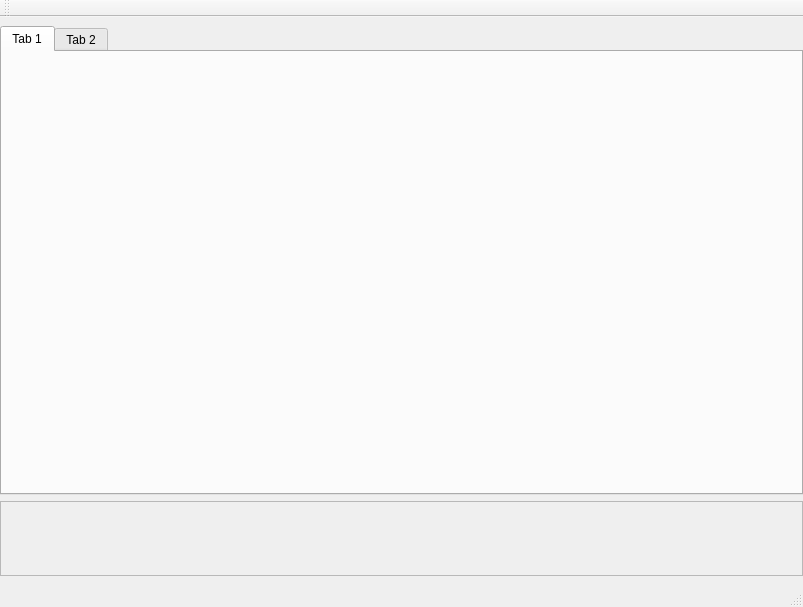
<?xml version="1.0" encoding="UTF-8"?>
<ui version="4.0">
 <class>MainWindow</class>
 <widget class="QMainWindow" name="MainWindow">
  <property name="geometry">
   <rect>
    <x>0</x>
    <y>0</y>
    <width>803</width>
    <height>607</height>
   </rect>
  </property>
  <property name="windowTitle">
   <string>MainWindow</string>
  </property>
  <widget class="QWidget" name="centralwidget">
   <layout class="QVBoxLayout" name="verticalLayout">
    <property name="leftMargin">
     <number>0</number>
    </property>
    <property name="rightMargin">
     <number>0</number>
    </property>
    <item>
     <widget class="QTabWidget" name="tabWidget">
      <widget class="QWidget" name="tab">
       <attribute name="title">
        <string>Tab 1</string>
       </attribute>
      </widget>
      <widget class="QWidget" name="tab_2">
       <attribute name="title">
        <string>Tab 2</string>
       </attribute>
      </widget>
     </widget>
    </item>
    <item>
     <widget class="QFrame" name="tape_frame">
      <property name="minimumSize">
       <size>
        <width>0</width>
        <height>75</height>
       </size>
      </property>
      <property name="frameShape">
       <enum>QFrame::StyledPanel</enum>
      </property>
      <property name="frameShadow">
       <enum>QFrame::Raised</enum>
      </property>
     </widget>
    </item>
   </layout>
  </widget>
  <widget class="QMenuBar" name="menubar">
   <property name="geometry">
    <rect>
     <x>0</x>
     <y>0</y>
     <width>803</width>
     <height>22</height>
    </rect>
   </property>
  </widget>
  <widget class="QStatusBar" name="statusbar"/>
  <widget class="QToolBar" name="toolBar">
   <property name="windowTitle">
    <string>toolBar</string>
   </property>
   <attribute name="toolBarArea">
    <enum>TopToolBarArea</enum>
   </attribute>
   <attribute name="toolBarBreak">
    <bool>false</bool>
   </attribute>
  </widget>
 </widget>
 <resources/>
 <connections/>
</ui>
